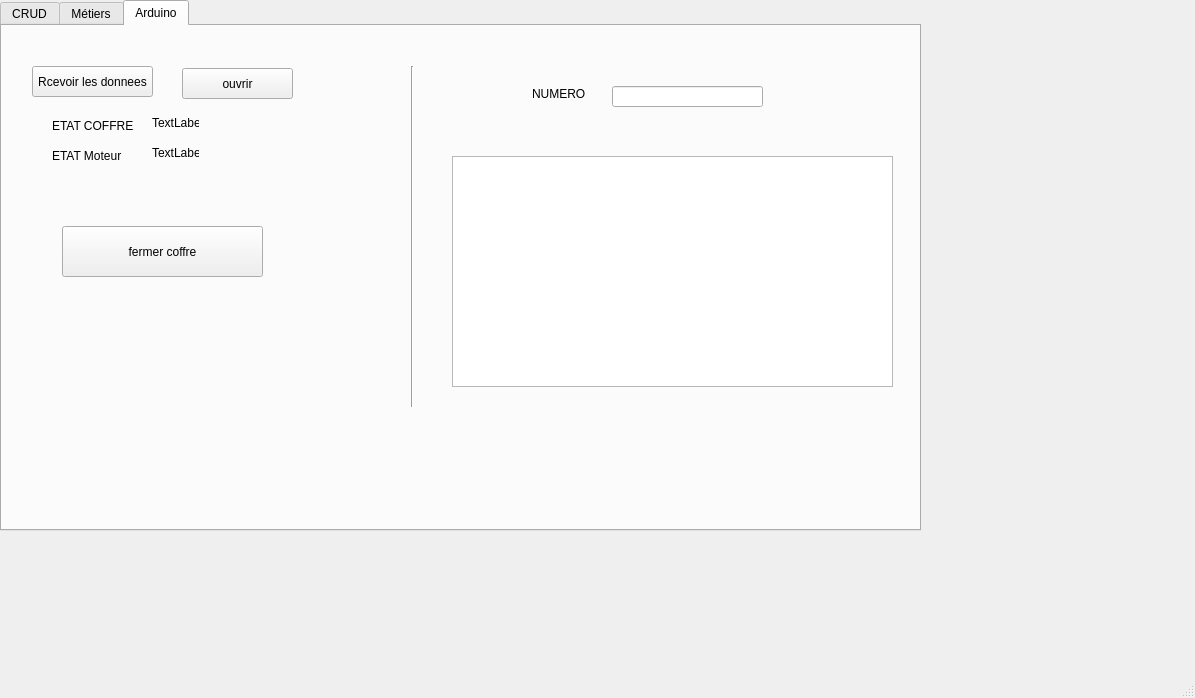
<?xml version="1.0" encoding="UTF-8"?>
<ui version="4.0">
 <class>MainWindow</class>
 <widget class="QMainWindow" name="MainWindow">
  <property name="geometry">
   <rect>
    <x>0</x>
    <y>0</y>
    <width>1195</width>
    <height>698</height>
   </rect>
  </property>
  <property name="windowTitle">
   <string>MainWindow</string>
  </property>
  <widget class="QWidget" name="centralwidget">
   <widget class="QTabWidget" name="tabWidget">
    <property name="geometry">
     <rect>
      <x>0</x>
      <y>0</y>
      <width>921</width>
      <height>531</height>
     </rect>
    </property>
    <property name="styleSheet">
     <string notr="true">background-image: url(:/image_fond.jpg);</string>
    </property>
    <property name="currentIndex">
     <number>2</number>
    </property>
    <widget class="QWidget" name="tab_2">
     <attribute name="title">
      <string>CRUD</string>
     </attribute>
     <widget class="QTabWidget" name="tabWidget_3">
      <property name="geometry">
       <rect>
        <x>0</x>
        <y>40</y>
        <width>1171</width>
        <height>601</height>
       </rect>
      </property>
      <property name="currentIndex">
       <number>2</number>
      </property>
      <widget class="QWidget" name="tab_9">
       <attribute name="title">
        <string>Création</string>
       </attribute>
       <widget class="QLabel" name="label">
        <property name="geometry">
         <rect>
          <x>330</x>
          <y>140</y>
          <width>61</width>
          <height>16</height>
         </rect>
        </property>
        <property name="text">
         <string>Identifiant</string>
        </property>
       </widget>
       <widget class="QLabel" name="label_2">
        <property name="geometry">
         <rect>
          <x>330</x>
          <y>170</y>
          <width>101</width>
          <height>16</height>
         </rect>
        </property>
        <property name="text">
         <string>Nom</string>
        </property>
       </widget>
       <widget class="QLabel" name="label_3">
        <property name="geometry">
         <rect>
          <x>330</x>
          <y>200</y>
          <width>41</width>
          <height>16</height>
         </rect>
        </property>
        <property name="text">
         <string>Adresse</string>
        </property>
       </widget>
       <widget class="QLabel" name="label_4">
        <property name="geometry">
         <rect>
          <x>330</x>
          <y>230</y>
          <width>101</width>
          <height>16</height>
         </rect>
        </property>
        <property name="text">
         <string>Nombre d'étudiants</string>
        </property>
       </widget>
       <widget class="QLabel" name="label_5">
        <property name="geometry">
         <rect>
          <x>330</x>
          <y>260</y>
          <width>101</width>
          <height>16</height>
         </rect>
        </property>
        <property name="text">
         <string>Date visite</string>
        </property>
       </widget>
       <widget class="QLabel" name="label_6">
        <property name="geometry">
         <rect>
          <x>330</x>
          <y>290</y>
          <width>111</width>
          <height>16</height>
         </rect>
        </property>
        <property name="text">
         <string>Budget annuel</string>
        </property>
       </widget>
       <widget class="QLineEdit" name="le_id">
        <property name="geometry">
         <rect>
          <x>470</x>
          <y>140</y>
          <width>113</width>
          <height>20</height>
         </rect>
        </property>
       </widget>
       <widget class="QLineEdit" name="le_nom">
        <property name="geometry">
         <rect>
          <x>470</x>
          <y>170</y>
          <width>113</width>
          <height>20</height>
         </rect>
        </property>
       </widget>
       <widget class="QLineEdit" name="le_adresse">
        <property name="geometry">
         <rect>
          <x>470</x>
          <y>200</y>
          <width>113</width>
          <height>20</height>
         </rect>
        </property>
       </widget>
       <widget class="QLineEdit" name="le_etudiant">
        <property name="geometry">
         <rect>
          <x>470</x>
          <y>230</y>
          <width>113</width>
          <height>20</height>
         </rect>
        </property>
       </widget>
       <widget class="QLineEdit" name="le_budget">
        <property name="geometry">
         <rect>
          <x>470</x>
          <y>290</y>
          <width>113</width>
          <height>20</height>
         </rect>
        </property>
       </widget>
       <widget class="QPushButton" name="pb_ajouter">
        <property name="geometry">
         <rect>
          <x>480</x>
          <y>350</y>
          <width>75</width>
          <height>23</height>
         </rect>
        </property>
        <property name="text">
         <string>Ajouter</string>
        </property>
       </widget>
       <widget class="QPushButton" name="pb_annuler_ajout">
        <property name="geometry">
         <rect>
          <x>350</x>
          <y>350</y>
          <width>75</width>
          <height>23</height>
         </rect>
        </property>
        <property name="text">
         <string>Annuler</string>
        </property>
       </widget>
       <widget class="QLabel" name="label_91">
        <property name="geometry">
         <rect>
          <x>350</x>
          <y>80</y>
          <width>221</width>
          <height>21</height>
         </rect>
        </property>
        <property name="styleSheet">
         <string notr="true">font: 15pt &quot;Calibri&quot;;</string>
        </property>
        <property name="text">
         <string>Ajout d'une université</string>
        </property>
       </widget>
       <widget class="QLabel" name="label_7">
        <property name="geometry">
         <rect>
          <x>180</x>
          <y>430</y>
          <width>47</width>
          <height>14</height>
         </rect>
        </property>
        <property name="text">
         <string/>
        </property>
       </widget>
       <widget class="QLabel" name="label_9">
        <property name="geometry">
         <rect>
          <x>0</x>
          <y>-7</y>
          <width>911</width>
          <height>491</height>
         </rect>
        </property>
        <property name="text">
         <string/>
        </property>
        <property name="pixmap">
         <pixmap>../../Downloads/fond-texture-mur-peint-blanc.jpg</pixmap>
        </property>
       </widget>
       <widget class="QDateEdit" name="date_ajout">
        <property name="geometry">
         <rect>
          <x>470</x>
          <y>260</y>
          <width>110</width>
          <height>22</height>
         </rect>
        </property>
       </widget>
       <zorder>label_9</zorder>
       <zorder>label</zorder>
       <zorder>label_2</zorder>
       <zorder>label_3</zorder>
       <zorder>label_4</zorder>
       <zorder>label_5</zorder>
       <zorder>label_6</zorder>
       <zorder>le_id</zorder>
       <zorder>le_nom</zorder>
       <zorder>le_adresse</zorder>
       <zorder>le_etudiant</zorder>
       <zorder>le_budget</zorder>
       <zorder>pb_ajouter</zorder>
       <zorder>pb_annuler_ajout</zorder>
       <zorder>label_91</zorder>
       <zorder>label_7</zorder>
       <zorder>date_ajout</zorder>
      </widget>
      <widget class="QWidget" name="tab_12">
       <attribute name="title">
        <string>Modification</string>
       </attribute>
       <widget class="QLabel" name="label_25">
        <property name="geometry">
         <rect>
          <x>170</x>
          <y>80</y>
          <width>111</width>
          <height>21</height>
         </rect>
        </property>
        <property name="styleSheet">
         <string notr="true">font: 15pt &quot;Calibri&quot;;</string>
        </property>
        <property name="text">
         <string>Suppression</string>
        </property>
       </widget>
       <widget class="QLabel" name="label_26">
        <property name="geometry">
         <rect>
          <x>170</x>
          <y>160</y>
          <width>121</width>
          <height>20</height>
         </rect>
        </property>
        <property name="text">
         <string>Identifiant </string>
        </property>
       </widget>
       <widget class="QLineEdit" name="le_id_supp">
        <property name="geometry">
         <rect>
          <x>120</x>
          <y>190</y>
          <width>211</width>
          <height>20</height>
         </rect>
        </property>
       </widget>
       <widget class="QPushButton" name="pb_supprimer">
        <property name="geometry">
         <rect>
          <x>250</x>
          <y>280</y>
          <width>75</width>
          <height>23</height>
         </rect>
        </property>
        <property name="text">
         <string>Valider</string>
        </property>
       </widget>
       <widget class="QPushButton" name="pb_annuler_supp">
        <property name="geometry">
         <rect>
          <x>120</x>
          <y>280</y>
          <width>75</width>
          <height>23</height>
         </rect>
        </property>
        <property name="text">
         <string>Annuler</string>
        </property>
       </widget>
       <widget class="QLabel" name="label_93">
        <property name="geometry">
         <rect>
          <x>560</x>
          <y>70</y>
          <width>111</width>
          <height>21</height>
         </rect>
        </property>
        <property name="styleSheet">
         <string notr="true">font: 15pt &quot;Calibri&quot;;</string>
        </property>
        <property name="text">
         <string>Modification</string>
        </property>
       </widget>
       <widget class="Line" name="line_2">
        <property name="geometry">
         <rect>
          <x>400</x>
          <y>60</y>
          <width>20</width>
          <height>351</height>
         </rect>
        </property>
        <property name="orientation">
         <enum>Qt::Vertical</enum>
        </property>
       </widget>
       <widget class="QPushButton" name="pb_annuler_modif">
        <property name="geometry">
         <rect>
          <x>510</x>
          <y>370</y>
          <width>75</width>
          <height>23</height>
         </rect>
        </property>
        <property name="text">
         <string>Annuler</string>
        </property>
       </widget>
       <widget class="QPushButton" name="pb_modif">
        <property name="geometry">
         <rect>
          <x>660</x>
          <y>370</y>
          <width>75</width>
          <height>23</height>
         </rect>
        </property>
        <property name="text">
         <string>Valider</string>
        </property>
       </widget>
       <widget class="QLabel" name="label_94">
        <property name="geometry">
         <rect>
          <x>470</x>
          <y>120</y>
          <width>121</width>
          <height>20</height>
         </rect>
        </property>
        <property name="text">
         <string>Identifiant </string>
        </property>
       </widget>
       <widget class="QLineEdit" name="le_id_modif">
        <property name="geometry">
         <rect>
          <x>610</x>
          <y>120</y>
          <width>171</width>
          <height>20</height>
         </rect>
        </property>
       </widget>
       <widget class="QLabel" name="label_17">
        <property name="geometry">
         <rect>
          <x>470</x>
          <y>290</y>
          <width>111</width>
          <height>16</height>
         </rect>
        </property>
        <property name="text">
         <string>Budget annuel</string>
        </property>
       </widget>
       <widget class="QLabel" name="label_18">
        <property name="geometry">
         <rect>
          <x>470</x>
          <y>170</y>
          <width>91</width>
          <height>16</height>
         </rect>
        </property>
        <property name="text">
         <string>Nom </string>
        </property>
       </widget>
       <widget class="QLineEdit" name="le_adresse_modif">
        <property name="geometry">
         <rect>
          <x>610</x>
          <y>200</y>
          <width>171</width>
          <height>20</height>
         </rect>
        </property>
       </widget>
       <widget class="QLineEdit" name="le_budget_modif">
        <property name="geometry">
         <rect>
          <x>610</x>
          <y>290</y>
          <width>171</width>
          <height>20</height>
         </rect>
        </property>
       </widget>
       <widget class="QLabel" name="label_20">
        <property name="geometry">
         <rect>
          <x>470</x>
          <y>260</y>
          <width>81</width>
          <height>16</height>
         </rect>
        </property>
        <property name="text">
         <string>Date visite</string>
        </property>
       </widget>
       <widget class="QLineEdit" name="le_nom_modif">
        <property name="geometry">
         <rect>
          <x>610</x>
          <y>170</y>
          <width>171</width>
          <height>20</height>
         </rect>
        </property>
       </widget>
       <widget class="QLabel" name="label_21">
        <property name="geometry">
         <rect>
          <x>470</x>
          <y>230</y>
          <width>101</width>
          <height>16</height>
         </rect>
        </property>
        <property name="text">
         <string>Nombre d'étudiants</string>
        </property>
       </widget>
       <widget class="QLabel" name="label_22">
        <property name="geometry">
         <rect>
          <x>470</x>
          <y>200</y>
          <width>91</width>
          <height>16</height>
         </rect>
        </property>
        <property name="text">
         <string>Adresse</string>
        </property>
       </widget>
       <widget class="QLineEdit" name="le_etudiant_modif">
        <property name="geometry">
         <rect>
          <x>610</x>
          <y>230</y>
          <width>171</width>
          <height>20</height>
         </rect>
        </property>
       </widget>
       <widget class="QLabel" name="label_95">
        <property name="geometry">
         <rect>
          <x>610</x>
          <y>140</y>
          <width>201</width>
          <height>21</height>
         </rect>
        </property>
        <property name="styleSheet">
         <string notr="true">color: rgb(255, 0, 0);</string>
        </property>
        <property name="text">
         <string>*l'id de l'université à modifier</string>
        </property>
       </widget>
       <widget class="QLabel" name="label_96">
        <property name="geometry">
         <rect>
          <x>120</x>
          <y>210</y>
          <width>201</width>
          <height>21</height>
         </rect>
        </property>
        <property name="styleSheet">
         <string notr="true">color: rgb(255, 0, 0);</string>
        </property>
        <property name="text">
         <string>*l'id de l'enregistrement à supprimer</string>
        </property>
       </widget>
       <widget class="QLabel" name="label_97">
        <property name="geometry">
         <rect>
          <x>480</x>
          <y>310</y>
          <width>311</width>
          <height>21</height>
         </rect>
        </property>
        <property name="styleSheet">
         <string notr="true">color: rgb(255, 0, 0);</string>
        </property>
        <property name="text">
         <string>* toute valeur non modifiée doit etre resaisie telle qu'elle est</string>
        </property>
       </widget>
       <widget class="QDateEdit" name="date_modif">
        <property name="geometry">
         <rect>
          <x>610</x>
          <y>260</y>
          <width>110</width>
          <height>22</height>
         </rect>
        </property>
       </widget>
       <widget class="QLabel" name="label_11">
        <property name="geometry">
         <rect>
          <x>0</x>
          <y>-10</y>
          <width>941</width>
          <height>571</height>
         </rect>
        </property>
        <property name="text">
         <string/>
        </property>
        <property name="pixmap">
         <pixmap>../../Downloads/fond-texture-mur-peint-blanc.jpg</pixmap>
        </property>
       </widget>
       <zorder>label_11</zorder>
       <zorder>label_25</zorder>
       <zorder>label_26</zorder>
       <zorder>le_id_supp</zorder>
       <zorder>pb_supprimer</zorder>
       <zorder>pb_annuler_supp</zorder>
       <zorder>label_93</zorder>
       <zorder>line_2</zorder>
       <zorder>pb_annuler_modif</zorder>
       <zorder>pb_modif</zorder>
       <zorder>label_94</zorder>
       <zorder>le_id_modif</zorder>
       <zorder>label_17</zorder>
       <zorder>label_18</zorder>
       <zorder>le_adresse_modif</zorder>
       <zorder>le_budget_modif</zorder>
       <zorder>label_20</zorder>
       <zorder>le_nom_modif</zorder>
       <zorder>label_21</zorder>
       <zorder>label_22</zorder>
       <zorder>le_etudiant_modif</zorder>
       <zorder>label_95</zorder>
       <zorder>label_96</zorder>
       <zorder>label_97</zorder>
       <zorder>date_modif</zorder>
      </widget>
      <widget class="QWidget" name="tab_10">
       <attribute name="title">
        <string>Affichage</string>
       </attribute>
       <widget class="QLabel" name="label_92">
        <property name="geometry">
         <rect>
          <x>280</x>
          <y>10</y>
          <width>241</width>
          <height>21</height>
         </rect>
        </property>
        <property name="styleSheet">
         <string notr="true">font: 15pt &quot;Calibri&quot;;</string>
        </property>
        <property name="text">
         <string>Table des universités</string>
        </property>
       </widget>
       <widget class="QTableView" name="tab_universite">
        <property name="geometry">
         <rect>
          <x>20</x>
          <y>50</y>
          <width>891</width>
          <height>401</height>
         </rect>
        </property>
       </widget>
       <widget class="QLineEdit" name="le_recherche">
        <property name="geometry">
         <rect>
          <x>560</x>
          <y>0</y>
          <width>271</width>
          <height>41</height>
         </rect>
        </property>
       </widget>
       <widget class="QLabel" name="label_10">
        <property name="geometry">
         <rect>
          <x>840</x>
          <y>10</y>
          <width>47</width>
          <height>16</height>
         </rect>
        </property>
        <property name="minimumSize">
         <size>
          <width>47</width>
          <height>0</height>
         </size>
        </property>
        <property name="text">
         <string/>
        </property>
        <property name="pixmap">
         <pixmap>../../Downloads/585e4ad1cb11b227491c3391.png</pixmap>
        </property>
        <property name="scaledContents">
         <bool>true</bool>
        </property>
       </widget>
       <widget class="QComboBox" name="cb_tri">
        <property name="geometry">
         <rect>
          <x>40</x>
          <y>10</y>
          <width>91</width>
          <height>22</height>
         </rect>
        </property>
        <property name="font">
         <font>
          <weight>75</weight>
          <bold>true</bold>
         </font>
        </property>
        <item>
         <property name="text">
          <string>Tri par:</string>
         </property>
        </item>
        <item>
         <property name="text">
          <string>Identifiant</string>
         </property>
        </item>
        <item>
         <property name="text">
          <string>Adresse</string>
         </property>
        </item>
        <item>
         <property name="text">
          <string>Date visite</string>
         </property>
        </item>
       </widget>
       <widget class="QPushButton" name="pb_excel_2">
        <property name="geometry">
         <rect>
          <x>360</x>
          <y>460</y>
          <width>191</width>
          <height>23</height>
         </rect>
        </property>
        <property name="text">
         <string>Produire un fichier excel</string>
        </property>
       </widget>
       <widget class="QLabel" name="label_12">
        <property name="geometry">
         <rect>
          <x>-10</x>
          <y>0</y>
          <width>1171</width>
          <height>561</height>
         </rect>
        </property>
        <property name="text">
         <string/>
        </property>
        <property name="pixmap">
         <pixmap>../../Downloads/fond-texture-mur-peint-blanc.jpg</pixmap>
        </property>
       </widget>
       <widget class="QPushButton" name="pushButton_refresh">
        <property name="geometry">
         <rect>
          <x>160</x>
          <y>10</y>
          <width>75</width>
          <height>23</height>
         </rect>
        </property>
        <property name="text">
         <string>Rafraichir</string>
        </property>
       </widget>
       <zorder>label_12</zorder>
       <zorder>label_92</zorder>
       <zorder>tab_universite</zorder>
       <zorder>le_recherche</zorder>
       <zorder>label_10</zorder>
       <zorder>cb_tri</zorder>
       <zorder>pb_excel_2</zorder>
       <zorder>pushButton_refresh</zorder>
      </widget>
     </widget>
    </widget>
    <widget class="QWidget" name="tab_3">
     <attribute name="title">
      <string>Métiers</string>
     </attribute>
     <widget class="QTabWidget" name="historique">
      <property name="geometry">
       <rect>
        <x>0</x>
        <y>0</y>
        <width>981</width>
        <height>511</height>
       </rect>
      </property>
      <property name="currentIndex">
       <number>0</number>
      </property>
      <widget class="QWidget" name="tab_5">
       <attribute name="title">
        <string>Mailing</string>
       </attribute>
       <widget class="QLabel" name="label_13">
        <property name="geometry">
         <rect>
          <x>-220</x>
          <y>-100</y>
          <width>1121</width>
          <height>611</height>
         </rect>
        </property>
        <property name="text">
         <string/>
        </property>
        <property name="pixmap">
         <pixmap>../../Downloads/fond-texture-mur-peint-blanc.jpg</pixmap>
        </property>
       </widget>
       <widget class="QLabel" name="label_109">
        <property name="geometry">
         <rect>
          <x>90</x>
          <y>100</y>
          <width>71</width>
          <height>20</height>
         </rect>
        </property>
        <property name="text">
         <string>A</string>
        </property>
       </widget>
       <widget class="QLineEdit" name="subject_2">
        <property name="geometry">
         <rect>
          <x>170</x>
          <y>129</y>
          <width>395</width>
          <height>20</height>
         </rect>
        </property>
        <property name="text">
         <string>TET</string>
        </property>
       </widget>
       <widget class="QPushButton" name="sendMail_2">
        <property name="geometry">
         <rect>
          <x>260</x>
          <y>383</y>
          <width>75</width>
          <height>23</height>
         </rect>
        </property>
        <property name="text">
         <string>Envoyer</string>
        </property>
       </widget>
       <widget class="QLabel" name="label_85">
        <property name="geometry">
         <rect>
          <x>90</x>
          <y>42</y>
          <width>71</width>
          <height>20</height>
         </rect>
        </property>
        <property name="text">
         <string>De</string>
        </property>
       </widget>
       <widget class="QLineEdit" name="to_2">
        <property name="geometry">
         <rect>
          <x>170</x>
          <y>100</y>
          <width>395</width>
          <height>20</height>
         </rect>
        </property>
       </widget>
       <widget class="QPushButton" name="mailsent_2">
        <property name="geometry">
         <rect>
          <x>400</x>
          <y>383</y>
          <width>75</width>
          <height>23</height>
         </rect>
        </property>
        <property name="text">
         <string>Annuler</string>
        </property>
       </widget>
       <widget class="QLineEdit" name="from_2">
        <property name="geometry">
         <rect>
          <x>170</x>
          <y>42</y>
          <width>395</width>
          <height>20</height>
         </rect>
        </property>
        <property name="text">
         <string>salim.maatali@esprit.tn</string>
        </property>
       </widget>
       <widget class="QLabel" name="label_111">
        <property name="geometry">
         <rect>
          <x>91</x>
          <y>162</y>
          <width>71</width>
          <height>24</height>
         </rect>
        </property>
        <property name="text">
         <string>Corps du mail</string>
        </property>
       </widget>
       <widget class="QLabel" name="label_34">
        <property name="geometry">
         <rect>
          <x>90</x>
          <y>129</y>
          <width>71</width>
          <height>20</height>
         </rect>
        </property>
        <property name="text">
         <string>Objet</string>
        </property>
       </widget>
       <widget class="QLineEdit" name="paswd_2">
        <property name="geometry">
         <rect>
          <x>170</x>
          <y>71</y>
          <width>395</width>
          <height>20</height>
         </rect>
        </property>
        <property name="inputMask">
         <string/>
        </property>
        <property name="text">
         <string>221JMT0498</string>
        </property>
        <property name="echoMode">
         <enum>QLineEdit::Password</enum>
        </property>
       </widget>
       <widget class="QTextEdit" name="msg_2">
        <property name="geometry">
         <rect>
          <x>170</x>
          <y>163</y>
          <width>391</width>
          <height>211</height>
         </rect>
        </property>
       </widget>
       <widget class="QLabel" name="label_41">
        <property name="geometry">
         <rect>
          <x>90</x>
          <y>71</y>
          <width>71</width>
          <height>20</height>
         </rect>
        </property>
        <property name="text">
         <string>Mot de passe</string>
        </property>
       </widget>
      </widget>
      <widget class="QWidget" name="tab_6">
       <attribute name="title">
        <string>Statistiques</string>
       </attribute>
       <widget class="QPushButton" name="statsnbr_etudiants">
        <property name="geometry">
         <rect>
          <x>200</x>
          <y>90</y>
          <width>191</width>
          <height>41</height>
         </rect>
        </property>
        <property name="font">
         <font>
          <weight>75</weight>
          <bold>true</bold>
         </font>
        </property>
        <property name="text">
         <string>Selon Nombe des étudiants</string>
        </property>
       </widget>
       <widget class="QPushButton" name="stats_budget">
        <property name="geometry">
         <rect>
          <x>620</x>
          <y>90</y>
          <width>191</width>
          <height>41</height>
         </rect>
        </property>
        <property name="font">
         <font>
          <weight>75</weight>
          <bold>true</bold>
         </font>
        </property>
        <property name="text">
         <string>Selon Budget annuel</string>
        </property>
       </widget>
       <widget class="QLabel" name="label_16">
        <property name="geometry">
         <rect>
          <x>-50</x>
          <y>-10</y>
          <width>981</width>
          <height>501</height>
         </rect>
        </property>
        <property name="text">
         <string/>
        </property>
        <property name="pixmap">
         <pixmap>../../Desktop/statistiques-referencement-naturel.jpg</pixmap>
        </property>
        <property name="scaledContents">
         <bool>true</bool>
        </property>
       </widget>
       <zorder>label_16</zorder>
       <zorder>statsnbr_etudiants</zorder>
       <zorder>stats_budget</zorder>
      </widget>
      <widget class="QWidget" name="tab_4">
       <attribute name="title">
        <string>Historique</string>
       </attribute>
       <widget class="QTextBrowser" name="Histo">
        <property name="geometry">
         <rect>
          <x>70</x>
          <y>30</y>
          <width>691</width>
          <height>371</height>
         </rect>
        </property>
       </widget>
      </widget>
     </widget>
    </widget>
    <widget class="QWidget" name="tab">
     <attribute name="title">
      <string>Arduino</string>
     </attribute>
     <widget class="QLineEdit" name="lineEdit_numero1">
      <property name="geometry">
       <rect>
        <x>610</x>
        <y>60</y>
        <width>151</width>
        <height>21</height>
       </rect>
      </property>
     </widget>
     <widget class="QTableView" name="tableViewcoofre">
      <property name="geometry">
       <rect>
        <x>450</x>
        <y>130</y>
        <width>441</width>
        <height>231</height>
       </rect>
      </property>
      <attribute name="horizontalHeaderMinimumSectionSize">
       <number>200</number>
      </attribute>
      <attribute name="horizontalHeaderDefaultSectionSize">
       <number>200</number>
      </attribute>
      <attribute name="verticalHeaderMinimumSectionSize">
       <number>100</number>
      </attribute>
      <attribute name="verticalHeaderDefaultSectionSize">
       <number>100</number>
      </attribute>
     </widget>
     <widget class="Line" name="line">
      <property name="geometry">
       <rect>
        <x>400</x>
        <y>40</y>
        <width>20</width>
        <height>341</height>
       </rect>
      </property>
      <property name="orientation">
       <enum>Qt::Vertical</enum>
      </property>
     </widget>
     <widget class="QLabel" name="label_eta_coffre">
      <property name="geometry">
       <rect>
        <x>150</x>
        <y>90</y>
        <width>47</width>
        <height>14</height>
       </rect>
      </property>
      <property name="text">
       <string>TextLabel</string>
      </property>
     </widget>
     <widget class="QPushButton" name="pushButton_3">
      <property name="geometry">
       <rect>
        <x>60</x>
        <y>200</y>
        <width>201</width>
        <height>51</height>
       </rect>
      </property>
      <property name="text">
       <string>fermer coffre</string>
      </property>
     </widget>
     <widget class="QPushButton" name="rec">
      <property name="geometry">
       <rect>
        <x>30</x>
        <y>40</y>
        <width>121</width>
        <height>31</height>
       </rect>
      </property>
      <property name="text">
       <string>Rcevoir les donnees</string>
      </property>
     </widget>
     <widget class="QPushButton" name="pushButton_2">
      <property name="geometry">
       <rect>
        <x>180</x>
        <y>42</y>
        <width>111</width>
        <height>31</height>
       </rect>
      </property>
      <property name="text">
       <string>ouvrir</string>
      </property>
     </widget>
     <widget class="QLabel" name="label_14">
      <property name="geometry">
       <rect>
        <x>50</x>
        <y>120</y>
        <width>91</width>
        <height>20</height>
       </rect>
      </property>
      <property name="text">
       <string>ETAT Moteur</string>
      </property>
     </widget>
     <widget class="QLabel" name="label_15">
      <property name="geometry">
       <rect>
        <x>530</x>
        <y>60</y>
        <width>71</width>
        <height>16</height>
       </rect>
      </property>
      <property name="text">
       <string>NUMERO</string>
      </property>
     </widget>
     <widget class="QLabel" name="label_eta_moteur">
      <property name="geometry">
       <rect>
        <x>150</x>
        <y>120</y>
        <width>47</width>
        <height>14</height>
       </rect>
      </property>
      <property name="text">
       <string>TextLabel</string>
      </property>
     </widget>
     <widget class="QLabel" name="label_19">
      <property name="geometry">
       <rect>
        <x>50</x>
        <y>90</y>
        <width>91</width>
        <height>20</height>
       </rect>
      </property>
      <property name="text">
       <string>ETAT COFFRE</string>
      </property>
     </widget>
    </widget>
   </widget>
   <widget class="QLabel" name="label_8">
    <property name="geometry">
     <rect>
      <x>-20</x>
      <y>0</y>
      <width>1271</width>
      <height>651</height>
     </rect>
    </property>
    <property name="text">
     <string/>
    </property>
    <property name="pixmap">
     <pixmap>../../Downloads/fond-texture-mur-peint-blanc.jpg</pixmap>
    </property>
   </widget>
   <zorder>label_8</zorder>
   <zorder>tabWidget</zorder>
  </widget>
  <widget class="QMenuBar" name="menubar">
   <property name="geometry">
    <rect>
     <x>0</x>
     <y>0</y>
     <width>1195</width>
     <height>22</height>
    </rect>
   </property>
  </widget>
  <widget class="QStatusBar" name="statusbar"/>
 </widget>
 <resources/>
 <connections/>
</ui>
